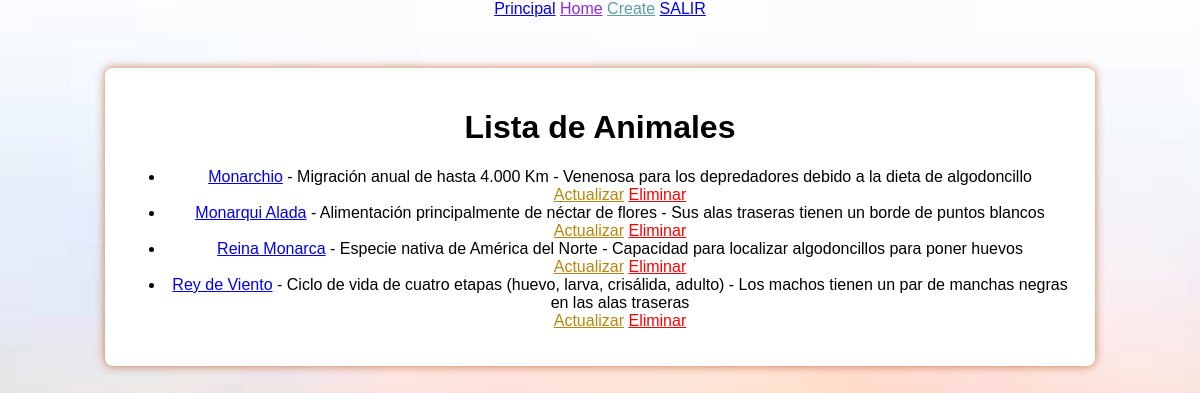
The app's page /animales/ (signed in) with its own data.
### models/models.py (models this page shows)
class Animal(Base):
    __tablename__ = 'animals'
    id= mapped_column(Integer, primary_key=True)
    name: Mapped[str] = mapped_column(unique=True, nullable=False)
    photo: Mapped[str] = mapped_column(nullable=False)
    characteristic1: Mapped[str] = mapped_column(nullable=False)
    characteristic2: Mapped[str] = mapped_column(nullable=False)
    characteristic3: Mapped[str] = mapped_column()
    characteristic4: Mapped[str] = mapped_column()
    duenios : Mapped[List['Duenio']] = relationship(back_populates="animal")

### animales/routes.py (the view)
@animales_bp.route('/')
@login_required
def animales():
    animals = session.query(Animal).all()
    return render_template('animales/animales.html', animals=animals)

### app.py (called while the page is built)
@login_manager.user_loader
def load_user(user_id):
    return db.session.query(Duenio).get(int(user_id))

@app.context_processor
def inject_variables():
    return var_globales

### animales/templates/animales/animales.html
{% extends 'base.html' %}
{% block content %}
<h1 class="h1style">Lista de Animales</h1>
<ul>
    {% for animal in animals %}
    <li class="h1style">
        <a href="/animales/animal/{{animal.id}}">{{ animal.name }}</a> - {{ animal.characteristic1 }} - {{ animal.characteristic3 }}
        <br>
        <a href="/animales/update/{{animal.id}}" style="color: darkgoldenrod;" >Actualizar</a>
        <a href="/animales/delete/{{animal.id}}" style="color:red;">Eliminar</a>
    </li>
    {% endfor %}
</ul>
{% endblock %}

### templates/base.html (shortened to what this page needs)
<!DOCTYPE html>
<html lang="en">
<head>
    <link rel="stylesheet" href="{{ url_for('static', filename='css/style.css') }}">
</head>
<body>
    <nav class="h1style">
        <a href="/home">Principal</a>
        <a href="/animales/" style="color: blueviolet;">Home</a>
        <a href="/animales/create" style="color: cadetblue;">Create</a>
        <a class="nav-link" href="/auth/logout">SALIR</a>
    </nav>
    <div class="container">
        {% block content %}{% endblock %}
    </div>
</body>
</html>

### static/css/style.css (style rules this page uses)
body { background-image: url('../images/downloadd.jpg'); background-size: cover; background-position: center; background-repeat: no-repeat; background-attachment: fixed; font-family: Arial, sans-serif; margin: 0; padding: 0; }
.h1style { text-align: center; }
.container { margin-top: 50px; padding: 20px; background-color: #fff; box-shadow: 0 0 10px rgba(184, 83, 24, 0.751); max-width: 950px; margin: 50px auto; border-radius: 8px; }

### records on screen
Animal: name "Monarchio", characteristic1 "Migración anual de hasta 4.000 Km", characteristic3 "Venenosa para los depredadores debido a la dieta de algodoncillo"
Animal: name "Monarqui Alada", characteristic1 "Alimentación principalmente de néctar de flores", characteristic3 "Sus alas traseras tienen un borde de puntos blancos"
Animal: name "Reina Monarca", characteristic1 "Especie nativa de América del Norte", characteristic3 "Capacidad para localizar algodoncillos para poner huevos"
Animal: name "Rey de Viento", characteristic1 "Ciclo de vida de cuatro etapas (huevo, larva, crisálida, adulto)", characteristic3 "Los machos tienen un par de manchas negras en las alas traseras"
